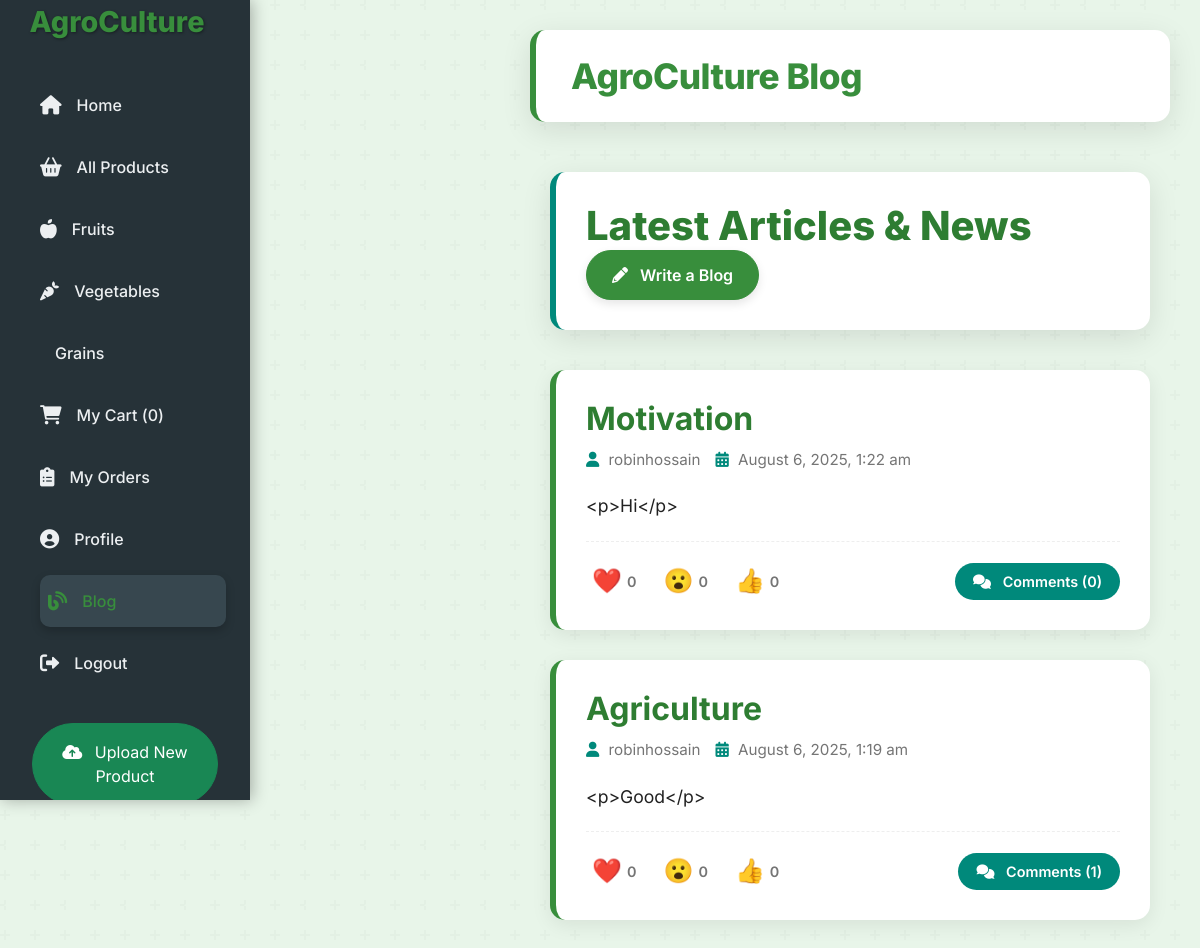
Screenshot of /PHP/blogView.php (signed in) with the database file from the repository.
### tables this page shows
CREATE TABLE `blogdata` (
  `blogId` int(10) NOT NULL,
  `blogUser` varchar(256) NOT NULL,
  `blogTitle` varchar(256) NOT NULL,
  `blogContent` longtext NOT NULL,
  `blogTime` timestamp NOT NULL DEFAULT current_timestamp(),
  `likes` int(10) NOT NULL DEFAULT 0
);

### PHP/blogView.php (the view, shortened to what this page needs)
<?php
    require 'db.php';
    $sql = "SELECT * FROM blogdata ORDER BY blogId DESC";
    $result = mysqli_query($conn, $sql);
    function formatDate($date) {
        return date('F j, Y, g:i a', strtotime($date));
    }
?>
<!DOCTYPE html>
<html lang="en">
<head>
    <link href="https://cdn.jsdelivr.net/npm/bootstrap@5.3.0/dist/css/bootstrap.min.css" rel="stylesheet">
    <link rel="stylesheet" href="https://cdnjs.cloudflare.com/ajax/libs/font-awesome/6.0.0-beta3/css/all.min.css">
</head>
<body>
    <nav class="sidebar navbar navbar-expand-md" id="main-sidebar">
        <div class="container-fluid flex-md-column">
            <a class="navbar-brand text-white mb-3" href="#">AgroCulture</a>
            <div class="collapse navbar-collapse" id="sidebarNavbar">
                <ul class="navbar-nav flex-column w-100">
                    <li class="nav-item">
                        <a class="nav-link" href="uploadProduct.php"><i class="fas fa-home"></i> Home</a>
                    </li>
                    <li class="nav-item">
                        <a class="nav-link" href="uploadProduct.php?type=all"><i class="fas fa-shopping-basket"></i> All Products</a>
                    </li>
                    <li class="nav-item">
                        <a class="nav-link" href="uploadProduct.php?type=fruit"><i class="fas fa-apple-alt"></i> Fruits</a>
                    </li>
                    <li class="nav-item">
                        <a class="nav-link" href="uploadProduct.php?type=vegetable"><i class="fas fa-carrot"></i> Vegetables</a>
                    </li>
                    <li class="nav-item">
                        <a class="nav-link" href="uploadProduct.php?type=grain"><i class="fas fa-wheat-awn"></i> Grains</a>
                    </li>
                    <li class="nav-item">
                        <a class="nav-link" href="myCart.php"><i class="fas fa-shopping-cart"></i> My Cart (<span id="cart-item-count">0</span>)</a>
                    </li>
                    <li class="nav-item">
                        <a class="nav-link" href="#"><i class="fas fa-clipboard-list"></i> My Orders</a>
                    </li>
                    <li class="nav-item">
                        <a class="nav-link" href="profileView.php"><i class="fas fa-user-circle"></i> Profile</a>
                    </li>
                    <li class="nav-item">
                        <a class="nav-link active" aria-current="page" href="blogView.php"><i class="fas fa-blog"></i> Blog</a>
                    </li>
                    <li class="nav-item">
                        <a class="nav-link" href="Login/logout.php"><i class="fas fa-sign-out-alt"></i> Logout</a>
                    </li>
                    <?php if (isset($_SESSION['logged_in']) && $_SESSION['logged_in'] == true): ?>
                    <li class="nav-item mt-4">
                        <a href="uploadProduct.php#uploadProductBox" class="btn btn-success w-100 py-3 rounded-pill">
                            <i class="fas fa-cloud-upload-alt me-2"></i> Upload New Product
                        </a>
                    </li>
                    <?php endif; ?>
                </ul>
            </div>
        </div>
    </nav>
    <div class="main-content" id="main-content-area">
        <div class="main-header">
            <h2>AgroCulture Blog</h2>
        </div>
        <div class="blog-container">
            <div class="blog-header-section">
                <h1>Latest Articles & News</h1>
                <a href="blogWrite.php" class="btn btn-write-blog">
                    <i class="fas fa-pencil-alt me-2"></i> Write a Blog
                </a>
            </div>
            <?php
                if ($result && mysqli_num_rows($result) > 0) :
                    while($row = $result->fetch_array()) :
                        $blogId = $row['blogId'];
                        $sql_comments = "SELECT * FROM blogfeedback WHERE blogId = ? ORDER BY commentTime ASC";
                        $stmt_comments = mysqli_prepare($conn, $sql_comments);
                        $numComment = 0;
                        if ($stmt_comments) {
                            mysqli_stmt_bind_param($stmt_comments, "i", $blogId);
                            mysqli_stmt_execute($stmt_comments);
                            $result_comments = mysqli_stmt_get_result($stmt_comments);
                            $numComment = mysqli_num_rows($result_comments);
                        }
            ?>
            <div class="blog-post-card" id="blog-post-<?php echo htmlspecialchars($blogId); ?>">
                <h2><?php echo htmlspecialchars($row['blogTitle']); ?></h2>
                <div class="blog-post-meta">
                    <span><i class="fas fa-user"></i> <?php echo htmlspecialchars($row['blogUser']); ?></span>
                    <span><i class="fas fa-calendar-alt"></i> <?php echo formatDate($row['blogTime']); ?></span>
                </div>
                <p class="blog-content-snippet">
                    <?php echo nl2br(htmlspecialchars(substr($row['blogContent'], 0, 300))); ?>
                </p>
                <div class="blog-actions">
                    <div class="blog-reactions">
                        <button type="button" class="reaction-btn" data-blog-id="<?php echo htmlspecialchars($blogId); ?>" data-reaction-type="love">
                            ❤️ <span class="reaction-count" id="love-count-<?php echo htmlspecialchars($blogId); ?>"><?php echo htmlspecialchars($row['love_count'] ?? 0); ?></span>
                        </button>
                        <button type="button" class="reaction-btn" data-blog-id="<?php echo htmlspecialchars($blogId); ?>" data-reaction-type="wow">
                            😮 <span class="reaction-count" id="wow-count-<?php echo htmlspecialchars($blogId); ?>"><?php echo htmlspecialchars($row['wow_count'] ?? 0); ?></span>
                        </button>
                        <button type="button" class="reaction-btn" data-blog-id="<?php echo htmlspecialchars($blogId); ?>" data-reaction-type="like">
                            👍 <span class="reaction-count" id="like-count-<?php echo htmlspecialchars($blogId); ?>"><?php echo htmlspecialchars($row['like_count'] ?? 0); ?></span>
                        </button>
                    </div>
                    <button type="button" class="comment-toggle-btn" data-blog-id="<?php echo htmlspecialchars($blogId); ?>">
                        <i class="fas fa-comments me-2"></i> Comments (<?php echo $numComment; ?>)
                    </button>
                </div>
            </div>
            <?php
                    endwhile;
                else :
            ?>
                <div class="text-center py-5">
                    <p class="lead">No blog posts found. Be the first to write one!</p>
                </div>
            <?php endif; ?>
        </div>
    </div>
</body>
</html>

### PHP/blogView.php (style rules this page uses)
:root { --primary-color: #388e3c; --primary-dark: #2e7d32; --secondary-color: #757575; --accent-color: #00897b; --accent-dark: #00695c; --background-light: #e8f5e9; --text-dark: #212121; --card-bg: #ffffff; --sidebar-bg: #263238; --sidebar-text: #eceff1; --sidebar-hover: #37474f; --danger-color: #d32f2f; --danger-dark: #b71c1c; --info-color: #1976d2; --info-dark: #1565c0; }
body { font-family: 'Inter', sans-serif; background-color: var(--background-light); background-image: var(--blog-bg-pattern); background-repeat: repeat; color: var(--text-dark); display: flex; min-height: 100vh; overflow-x: hidden; }
.sidebar { width: 250px; background-color: var(--sidebar-bg); color: var(--sidebar-text); padding: 20px; flex-shrink: 0; position: sticky; top: 0; height: 100vh; overflow-y: auto; box-shadow: 2px 0 15px rgba(0,0,0,0.3); z-index: 1000; transition: transform 0.3s ease-in-out; }
.sidebar .navbar-brand { font-weight: 800; font-size: 1.8rem; margin-bottom: 30px !important; color: var(--primary-color) !important; text-shadow: 1px 1px 3px rgba(0,0,0,0.4); }
.sidebar .nav-link { color: var(--sidebar-text); padding: 14px 18px; border-radius: 10px; margin-bottom: 10px; transition: background-color 0.3s ease, color 0.3s ease, transform 0.2s ease, box-shadow 0.2s ease; display: flex; align-items: center; font-weight: 500; }
.sidebar .nav-link:hover, .sidebar .nav-link.active { background-color: var(--sidebar-hover); color: var(--primary-color); transform: translateX(8px); box-shadow: 0 4px 10px rgba(0,0,0,0.2); }
.sidebar .nav-link i { margin-right: 15px; font-size: 1.2rem; }
.main-content { flex-grow: 1; padding: 30px; margin-left: 250px; transition: margin-left 0.3s ease-in-out; position: relative; }
.main-header { background-color: #fff; padding: 25px 35px; margin-bottom: 30px; border-radius: 15px; box-shadow: 0 8px 30px rgba(0,0,0,0.1); display: flex; justify-content: space-between; align-items: center; border-left: 6px solid var(--primary-color); }
.main-header h2 { margin: 0; color: var(--primary-color); font-weight: 800; font-size: 2.2rem; letter-spacing: -0.5px; }
.blog-container { max-width: 900px; margin: 0 auto; padding: 20px; }
.blog-header-section { display: flex; justify-content: space-between; align-items: center; margin-bottom: 40px; background-color: var(--card-bg); padding: 30px; border-radius: 15px; box-shadow: 0 8px 30px rgba(0,0,0,0.1); border-left: 6px solid var(--accent-color); flex-wrap: wrap; }
.blog-header-section h1 { font-size: 2.5rem; font-weight: 800; color: var(--primary-dark); margin-bottom: 0; }
.btn-write-blog { background-color: var(--primary-color); border-color: var(--primary-color); color: white; padding: 12px 25px; border-radius: 50px; font-weight: 600; transition: all 0.3s ease; box-shadow: 0 4px 10px rgba(0,0,0,0.1); }
.blog-post-card { background-color: var(--card-bg); padding: 30px; border-radius: 15px; box-shadow: 0 5px 20px rgba(0,0,0,0.08); margin-bottom: 30px; border-left: 6px solid var(--primary-color); transition: transform 0.3s ease, box-shadow 0.3s ease; }
.blog-post-card h2 { font-size: 2rem; font-weight: 700; color: var(--primary-dark); margin-bottom: 10px; }
.blog-post-meta { font-size: 0.95rem; color: var(--secondary-color); margin-bottom: 20px; display: flex; align-items: center; gap: 15px; }
.blog-post-meta span i { margin-right: 5px; color: var(--accent-color); }
.blog-content-snippet { font-size: 1.1rem; line-height: 1.7; color: var(--text-dark); margin-bottom: 20px; }
.blog-actions { display: flex; justify-content: space-between; align-items: center; padding-top: 20px; border-top: 1px dashed #eee; margin-top: 20px; }
.blog-reactions { display: flex; gap: 15px; }
.reaction-btn { background: none; border: none; cursor: pointer; font-size: 1.5rem; display: flex; align-items: center; gap: 5px; color: var(--secondary-color); transition: transform 0.2s ease, color 0.2s ease; }
.reaction-count { font-size: 0.9rem; font-weight: 600; color: var(--secondary-color); }
.comment-toggle-btn { background-color: var(--accent-color); color: white; border: none; border-radius: 50px; padding: 8px 18px; font-size: 0.9rem; font-weight: 600; transition: background-color 0.3s ease, transform 0.2s ease; }

### rows the page displays
blogdata: blogTitle "Motivation", blogUser "robinhossain", blogTime "August 6, 2025, 1:22 am", blogContent "<p>Hi</p>", love_count "0", wow_count "0", like_count "0", numComment "0"
blogdata: blogTitle "Agriculture", blogUser "robinhossain", blogTime "August 6, 2025, 1:19 am", blogContent "<p>Good</p>", love_count "0", wow_count "0", like_count "0", numComment "1"
